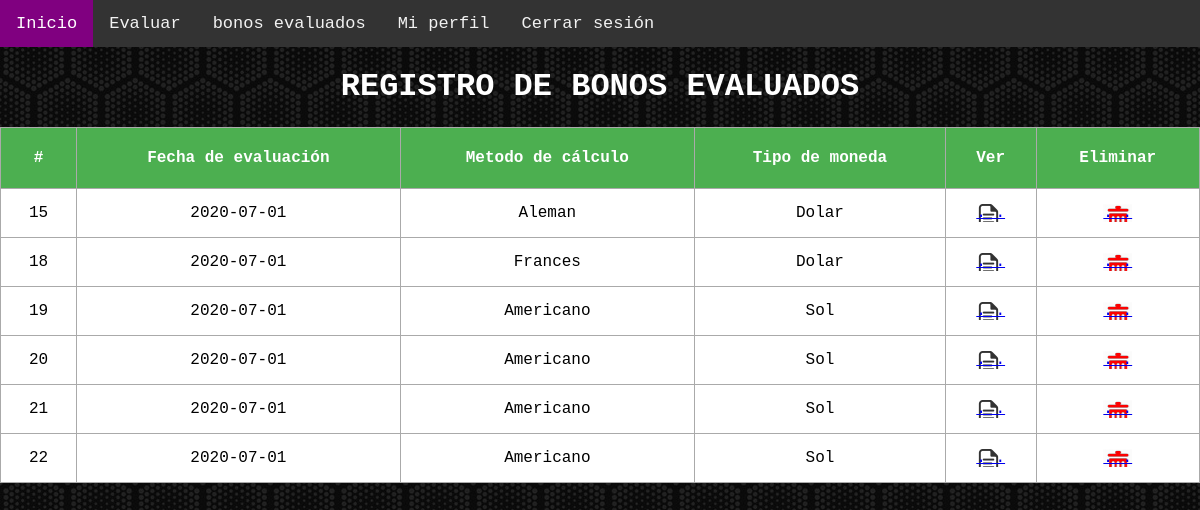
The page /oldcalcs (signed in) on the database as committed earlier.
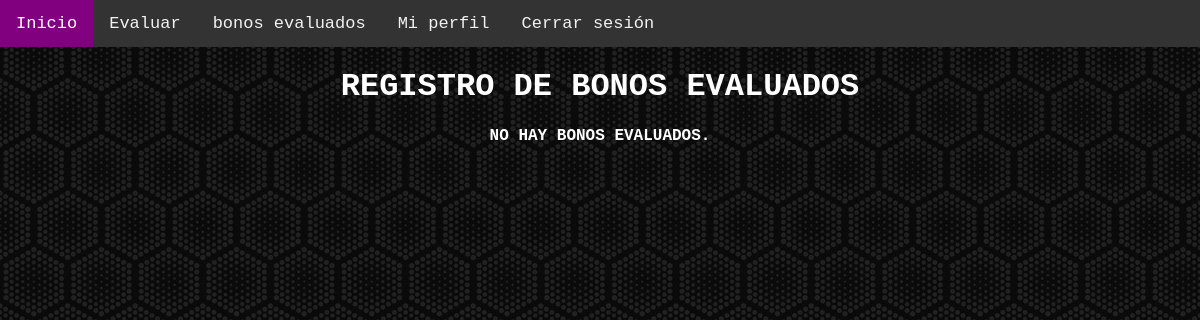
The same page on the database as committed later.
### app.py (models this page shows)
class Bono(db.Model):
    id = db.Column(db.Integer, primary_key=True)
    fcalculo = db.Column(db.DateTime, default=datetime.utcnow)
    mcalculo = db.Column(db.String(20))
    ianual = db.Column(db.Float)
    tmoneda = db.Column(db.String(20))
    vnominal = db.Column(db.Float)
    vcomercial = db.Column(db.Float)
    nanos = db.Column(db.Integer)
    fpago = db.Column(db.String(50))
    dxano = db.Column(db.Integer)
    ttasa = db.Column(db.String(50))
    capi = db.Column(db.String(50))
    pgracia = db.Column(db.String(1000))
    tinteres = db.Column(db.Float)
    tdesc = db.Column(db.Float)
    irenta = db.Column(db.Float)
    femision = db.Column(db.DateTime)
    prima = db.Column(db.Float)
    estruc = db.Column(db.Float)
    coloc = db.Column(db.Float)
    flota = db.Column(db.Float)
    cavali = db.Column(db.Float)
    user_id = db.Column(db.Integer, db.ForeignKey('user.id'),nullable=False)

### app.py (the view)
@app.route('/oldcalcs',methods=['GET'])
def get_oldcalcs():
    bonos = Bono.query.filter_by(user_id = current_user.id).order_by(Bono.fcalculo).all()
    return render_template('oldcalcs.html', calculos=bonos, confiop = False)

### app.py (called while the page is built)
@login_manager.user_loader
def get(id):
    return User.query.get(id)

### templates/oldcalcs.html (shortened to what this page needs)
{% extends 'layout.html' %}
{% block content %}
<div class="topnav" id="myTopnav">
    <a href="/home" class="active">Inicio</a>
    {% if current_user.rol=="Emisor" %}
    <a href="/calflujo" role="button">Emitir</a>
    <a href="/oldcalcs" role="button">bonos emitidos</a>
    {% else %}
    <a href="/emitbons" role="button">Evaluar</a>
    <a href="/oldcalcs" role="button">bonos evaluados</a>
    {% endif %}
    <a href="/xcontra" class="am" role="button">Mi perfil</a>
    <a href="/logout" class="am" role="button">Cerrar sesión</a>
  </div>
<div class="content">
    {% if confiop %}
    <h1 style="text-align: center">Bonos disponibles</h1>
    {% else %}
    {% if current_user.rol=="Bonista" %}
    <h1 style="text-align: center">Registro de bonos evaluados</h1>
    {% endif %}
    {% endif %}
    {% if calculos|length < 1 %}
    {% if confiop %}
    <h4 style="text-align: center">No hay bonos disponibles</h4>
    {% else %}
    {% if current_user.rol=="Bonista" %}
    <h4 style="text-align: center">No hay bonos evaluados.</h4>
    {% endif %}
    {% endif %}
    {% else %}
    <table>
        <tr>
            <th>#</th>
            {% if current_user.rol=="Bonista" %}
            <th>Fecha de evaluación</th>
            {% endif %}
            <th>Metodo de cálculo</th>
            <th>Tipo de moneda</th>
            <th>Ver</th>
            <th>Eliminar</th>
        </tr>
        {% for calculo in calculos %}
            <tr>
                <td>{{ calculo.id }}</td>
                <td>{{ calculo.fcalculo.date() }}</td>
                <td>{{ calculo.mcalculo }}</td>
                <td>{{ calculo.tmoneda }}</td>
                <td><a class="bver" href="/resultado/{{calculo.id}}">. .</a></td>
                <td><a class="bban" href="/delete/{{calculo.id}}">. .</a></td>
            </tr>
        {% endfor %}
    </table>
    {% endif %}
</div>
{% endblock %}

### templates/layout.html (shortened to what this page needs)
<!DOCTYPE html>
<html lang="en">
<head>
        <link rel="stylesheet" href="https://cdnjs.cloudflare.com/ajax/libs/font-awesome/4.7.0/css/font-awesome.min.css">
</head>
<body>
    {% block content %}{% endblock %}
</body>
</html>

### templates/layout.html (style rules this page uses)
body { margin: 0; font-family: Arial, Helvetica, sans-serif; }
.topnav { overflow: hidden; background-color: #333; }
.topnav a { float: left; display: block; color: #f2f2f2; text-align: center; padding: 14px 16px; text-decoration: none; font-size: 17px; }
.topnav a.active { background-color: purple; color: white; }

### templates/oldcalcs.html (style rules this page uses)
body { background-image: url('/static/img/backg.jpg'); font-family: "Lucida Console", Courier, monospace; text-align: center; }
h1, h2, h3, h4, h5 { color:white; text-transform: uppercase; }

Rows that differ between the two databases and show on the page:
removed Bono: id "15", fcalculo "2020-07-01", mcalculo "Aleman", tmoneda "Dolar"
removed Bono: id "18", fcalculo "2020-07-01", mcalculo "Frances", tmoneda "Dolar"
removed Bono: id "19", fcalculo "2020-07-01", mcalculo "Americano", tmoneda "Sol"
removed Bono: id "20", fcalculo "2020-07-01", mcalculo "Americano", tmoneda "Sol"
removed Bono: id "21", fcalculo "2020-07-01", mcalculo "Americano", tmoneda "Sol"
removed Bono: id "22", fcalculo "2020-07-01", mcalculo "Americano", tmoneda "Sol"
Other text that changed with them:
text no longer shown: "# Fecha de evaluación Metodo de cálculo Tipo de moneda Ver Eliminar"
text now shown: "NO HAY BONOS EVALUADOS."
